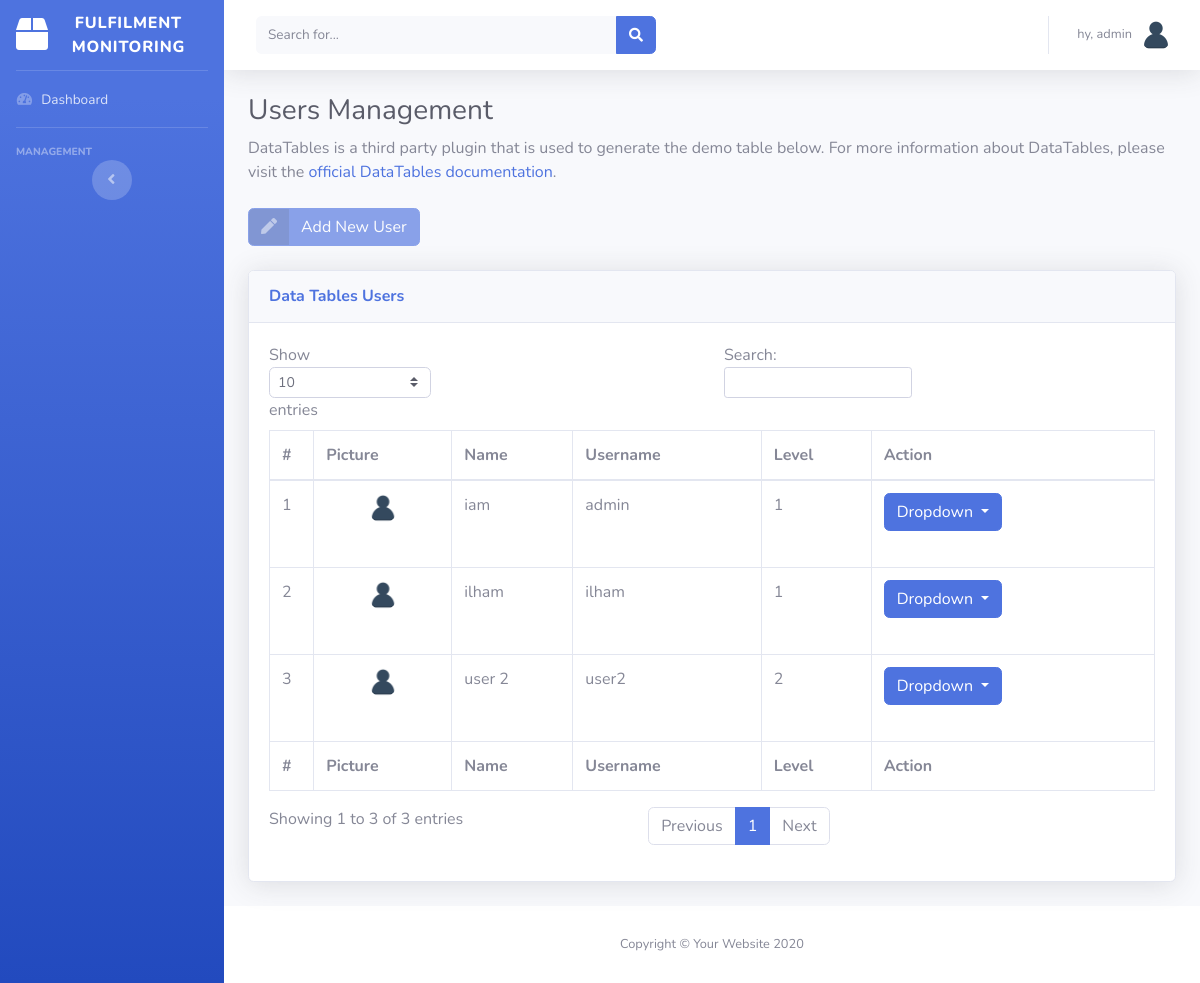
The app's page /staff/users.php (signed in) with its own data.
### tables this page shows
CREATE TABLE `user` (
  `id_user` int(11) NOT NULL,
  `name` varchar(512) NOT NULL,
  `username` varchar(512) NOT NULL,
  `password` varchar(512) NOT NULL,
  `level` varchar(128) NOT NULL,
  `picture` varchar(512) NOT NULL
);

### staff/users.php (the view, shortened to what this page needs)
<!DOCTYPE html>
<html lang="en">
<?php
include '../template/head.php';
?>
<body id="page-top">
  <div id="wrapper">
    <?php
    include 'menu.php';
    ?>
    <div id="content-wrapper" class="d-flex flex-column">
      <div id="content">
        <?php
        include 'top_bar.php';
        ?>
        <div class="container-fluid">
          <h1 class="h3 mb-2 text-gray-800">Users Management</h1>
          <p class="mb-4">DataTables is a third party plugin that is used to generate the demo table below. For more information about DataTables, please visit the <a target="_blank" href="https://datatables.net">official DataTables documentation</a>.</p>
          <a href="#" class="btn btn-primary btn-icon-split disabled">
            <span class="icon text-white-50">
              <i class="fas fa-pen"></i>
            </span>
            <span class="text">Add New User</span>
          </a>
          <div class="card shadow mb-4">
            <div class="card-header py-3">
              <h6 class="m-0 font-weight-bold text-primary">Data Tables Users</h6>
            </div>
            <div class="card-body">
              <div class="table-responsive">
                <table class="table table-bordered" id="dataTable" width="100%" cellspacing="0">
                  <thead>
                    <tr>
                      <th>#</th>
                      <th>Picture</th>
                      <th>Name</th>
                      <th>Username</th>
                      <th>Level</th>
                      <th>Action</th>
                    </tr>
                  </thead>
                  <tfoot>
                    <tr>
                      <th>#</th>
                      <th>Picture</th>
                      <th>Name</th>
                      <th>Username</th>
                      <th>Level</th>
                      <th>Action</th>
                    </tr>
                  </tfoot>
                  <tbody>
                    <?php
                    include "../koneksi.php";
                    $no = 1;
                    $data = mysqli_query($koneksi,"select * from user");
                    while($d = mysqli_fetch_array($data)){
                    ?>
                    <tr>
                      <td><?php echo $no++; ?></td>
                      <td><img src="../img/user.png" alt="Picture" style="width:30px; display: block;margin-left: auto;margin-right: auto;border-radius: 50%;"></td>
                      <td><?php echo $d['name']; ?></td>
                      <td><?php echo $d['username']; ?></td>
                      <td><?php echo $d['level']; ?></td>
                      <td>
                        <div class="dropdown mb-4">
                          <button class="btn btn-primary dropdown-toggle" type="button" id="dropdownMenuButton" data-toggle="dropdown" aria-haspopup="true" aria-expanded="false">
                            Dropdown
                          </button>
                        </div>
                      </td>
                    </tr>
                    <?php } ?>
                  </tbody>
                </table>
              </div>
            </div>
          </div>
        </div>
      </div>
      <footer class="sticky-footer bg-white">
        <div class="container my-auto">
          <div class="copyright text-center my-auto">
            <span>Copyright &copy; Your Website 2020</span>
          </div>
        </div>
      </footer>
    </div>
  </div>
</body>
</html>

### records on screen
user: name "iam", username "admin", level "1"
user: name "ilham", username "ilham", level "1"
user: name "user 2", username "user2", level "2"

### other values on screen
$_SESSION['username'] "admin"
